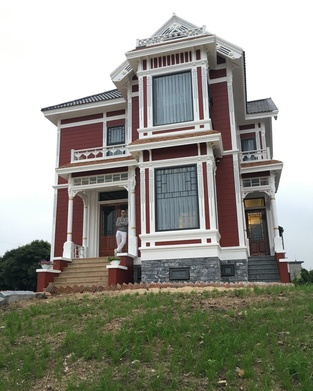
#> input picture digital_signal_processing/lab07/home.jpg, 313 x 391 px, shrunk from 819 x 1024 before the run
$ python main.py
#> lines starting #> are read from the running program, lines starting #| are printed output that depends on the picture
import cv2 as cv
import matplotlib.pyplot as plt

def main():
    img1 = cv.imread('home.jpg', cv.IMREAD_GRAYSCALE)
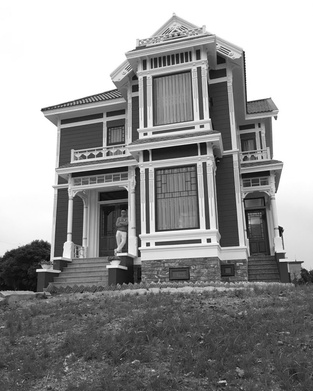
#> img1: shape (391, 313); min 2, max 255, mean 147.8
    img2 = cv.imread('home2.JPG', cv.IMREAD_GRAYSCALE)
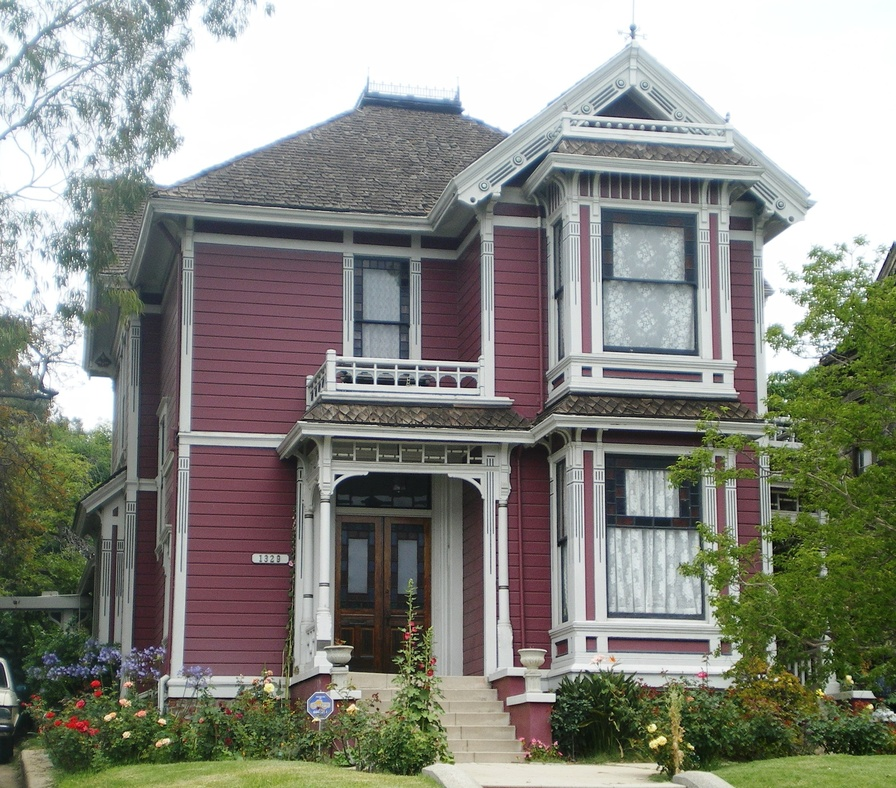
#> input picture digital_signal_processing/lab07/home2.JPG, 896 x 788 px, shrunk from 2344 x 2062 before the run
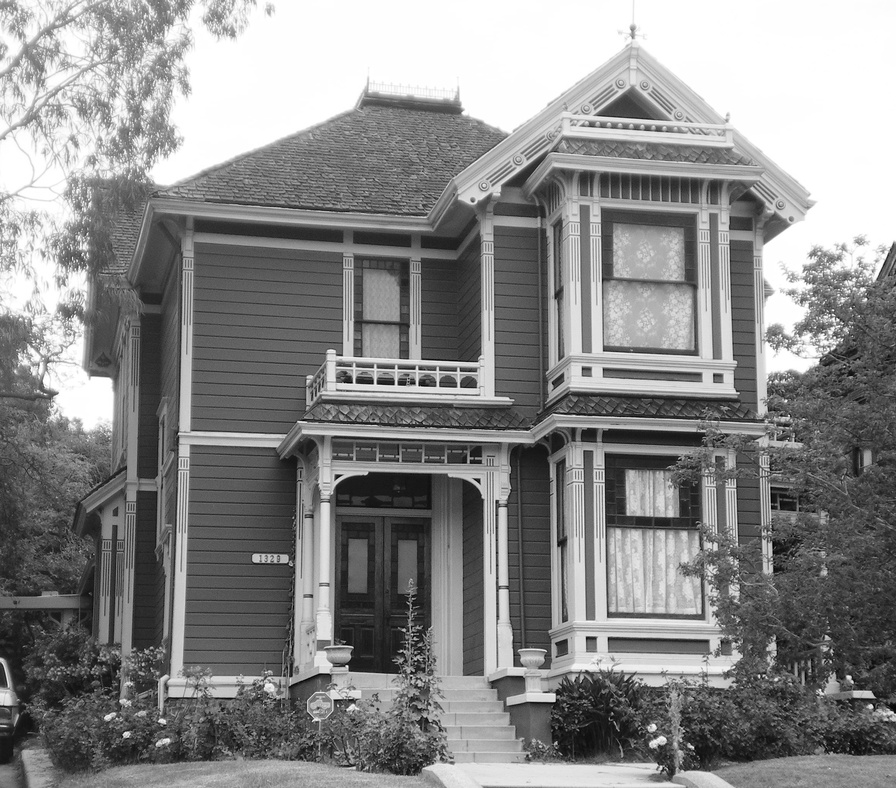
#> img2: shape (788, 896); min 0, max 255, mean 137.4

    sift = cv.SIFT_create()

    kp1, des1 = sift.detectAndCompute(img1, None)
#> kp1 = 706 keypoints; strongest (x, y, size): (148, 244, 2.7), (209, 240, 3), (281, 230, 3.7), (275, 118, 2.2)
    kp2, des2 = sift.detectAndCompute(img2, None)
#> kp2 = 4976 keypoints; strongest (x, y, size): (759, 676, 1.9), (870, 706, 3.4), (478, 480, 3.2), (849, 677, 3.3)

    bf = cv.BFMatcher()
    matches = bf.knnMatch(des1, des2, k=2)
#> matches = 706 matches

    good = []

    for m, n in matches:
        if m.distance < 0.75 * n.distance:
            good.append([m])
        if len(good) == 10:
            break
#> after the loop, good = 10 matches

    img3 = cv.drawMatchesKnn(img1, kp1, img2, kp2, good, None, flags=cv.DrawMatchesFlags_NOT_DRAW_SINGLE_POINTS)
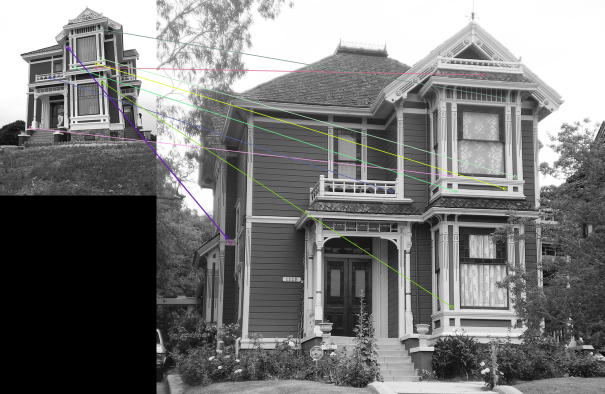
#> img3: shape (788, 1209, 3) (shown at 1/2 size); mean of channels 0, 1, 2 120.8, 121.2, 121.1; drawn as B, G, R

    cv.imwrite('result.jpg', img3)
    plt.imshow(img3), plt.show()


if __name__ == '__main__':
    main()
